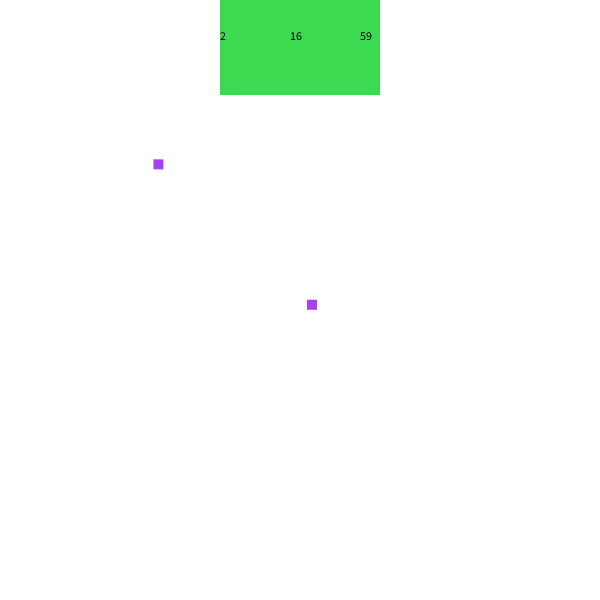
Frame 1 (no input)
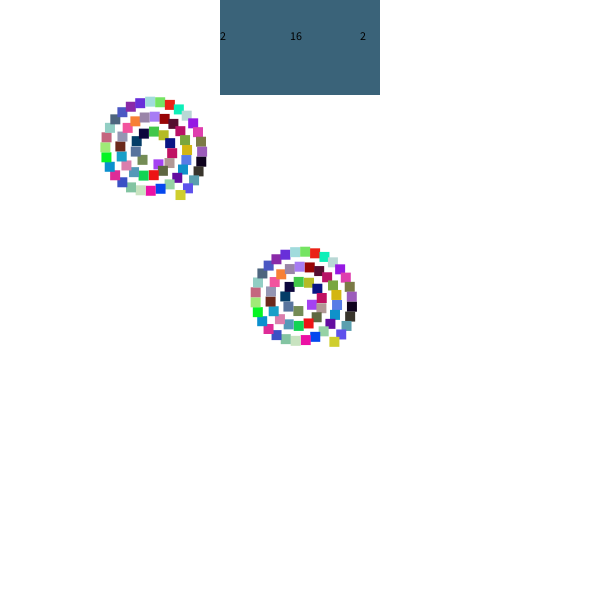
Frame 60 (the mouse pressed at the canvas centre just before this capture)
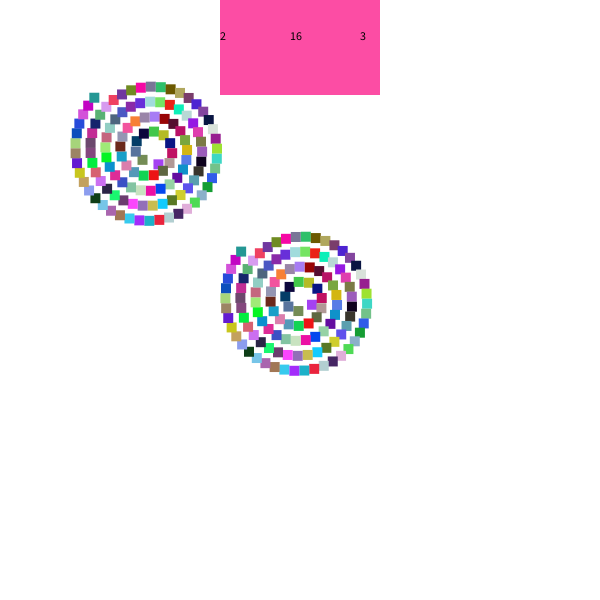
Frame 120 (the mouse held since frame 60 and released just before this capture)

The Processing sketch that drew these frames (run headless with seeded random() and noise(); from frame 60 on, the mouse is pressed at the canvas centre):

// Processing sketch: processing_144474
// ── processing_144474.pde

// Konkuk University
// Department of Dynamic Media
// SOS iDesign
// Name: LEE Hea Rin
// ID: 201420102 LEE Hea Rin


float radius = 4;  


float angle = 5;  


float speed = 5;  


  


void setup(){  


  size(600,600); 


  background(255);  


  smooth();  


  noStroke();  


   


}  


  


void draw() { 


  println(mouseX + " : " + mouseY); 


  fill(random(0,255), random(0,255), random(0,255)); 


  float deltaAngle = speed/radius; 


  angle = angle + deltaAngle; 


  radius += 15/TWO_PI*deltaAngle; 


  rect(width/2+radius*cos(angle),height/2+radius*sin(angle),10,10); 


   


  angle = angle + deltaAngle; 


  radius += 15/TWO_PI*deltaAngle; 


  rect(width/4+radius*cos(angle),height/4+radius*sin(angle),10,10); 


     


  noFill(); 


  ellipse(100, 100, minute()*5, minute()*5);  


  ellipse(100, 100, hour()*5, hour()*5);  


  ellipse(100, 100, second()*5, second()*5);  


  time(width/2, 30);  


  


   


 }  


  


  


void time(float a, float b) 


{ 


  fill(random(0,255), random(0,255), random(0,255)); 


  rectMode(CENTER); 


  rect(a, b, 160, 130); 


  fill(0); 


  text(second(), a+60, b+10); 


  text(minute(), a-10, b+10); 


  text(hour(), a-80, b+10); 


    


} 
